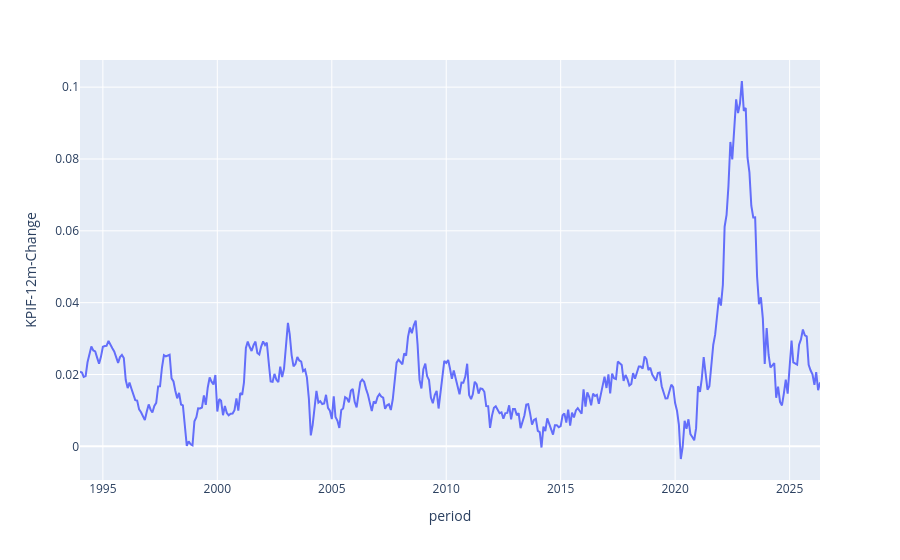

Write notebook code for a chart like this one.
### Markdown cell above
Plottar 12mån rullande förändrng i KPIF.
Det är möjligt att jag hade kunnat ana att grafen skulle se ut såhär givet extremt få perioder med deflation.
Grafen ger en indikation om att vi behöver ta hänsyn till flera aspekter.
    - Trend
    - Trendbrott
    - Chocker

Så vi har två val. Använda oss av en modell som kan hantera de strukturella brotten, eller kapa serien. 
Från 1994 och framåt så har inflationen rört sig i en ganska tight range (bortstet från covid-chocken) och skulle därmed vara en tidsperiod som är lättare att modella.
    - Skulle kunna testa båda och sedan jämföra utfall

Jag kopierar serien KPIF_12m_Change och skapar en ny som har start 1994. Därefter så kör vi ett vanligt ADF-test på respektive serie.
    - De mer avancerade ADF-testerna används för att undvika typ 2 fel, att exempelvis en stationär serie med trendbrott inte är stationär trots att den är det i de två perioderna separerat av trendbrottet. 
        - Men i mitt fall så ser inte den första perioden ut att vara staionär alls.

### Code cell
# Plottar trimmad serie
in_cht_fig = px.line(KPIF_trimmed,
                 y='KPIF-12m-Change')
in_cht_fig.show()

### Figure 1 — Plotly figure (JSON) as saved in the notebook; plotly's stock layout.template omitted (floating-point values rounded to 4 significant figures; data arrays with more than 128 entries replaced by an {"elided": "..."} marker saying what was removed)
{"data": [{"hovertemplate": "period=%{x}<br>KPIF-12m-Change=%{y}<extra></extra>", "legendgroup": "", "line": {"color": "#636efa", "dash": "solid"}, "marker": {"symbol": "circle"}, "mode": "lines", "name": "", "orientation": "v", "showlegend": false, "type": "scatter", "x": {"elided": "389 str values"}, "xaxis": "x", "y": {"elided": "389 float values"}, "yaxis": "y"}], "layout": {"legend": {"tracegroupgap": 0}, "margin": {"t": 60}, "xaxis": {"anchor": "y", "domain": [0, 1], "title": {"text": "period"}}, "yaxis": {"anchor": "x", "domain": [0, 1], "title": {"text": "KPIF-12m-Change"}}}}
